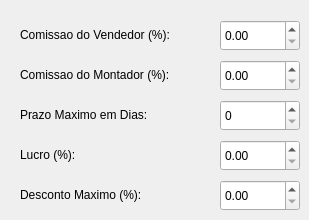
    <widget class="QWidget" name="tab_3">
     <attribute name="title">
      <string>Financeiro</string>
     </attribute>
     <widget class="QLabel" name="label_40">
      <property name="geometry">
       <rect>
        <x>20</x>
        <y>20</y>
        <width>190</width>
        <height>30</height>
       </rect>
      </property>
      <property name="styleSheet">
       <string notr="true"/>
      </property>
      <property name="text">
       <string>Comissao do Vendedor (%):</string>
      </property>
     </widget>
     <widget class="QLabel" name="label_41">
      <property name="geometry">
       <rect>
        <x>20</x>
        <y>60</y>
        <width>190</width>
        <height>30</height>
       </rect>
      </property>
      <property name="styleSheet">
       <string notr="true"/>
      </property>
      <property name="text">
       <string>Comissao do Montador (%):</string>
      </property>
     </widget>
     <widget class="QLabel" name="label_42">
      <property name="geometry">
       <rect>
        <x>20</x>
        <y>100</y>
        <width>190</width>
        <height>30</height>
       </rect>
      </property>
      <property name="styleSheet">
       <string notr="true"/>
      </property>
      <property name="text">
       <string>Prazo Maximo em Dias:</string>
      </property>
     </widget>
     <widget class="QLabel" name="label_43">
      <property name="geometry">
       <rect>
        <x>20</x>
        <y>140</y>
        <width>190</width>
        <height>30</height>
       </rect>
      </property>
      <property name="styleSheet">
       <string notr="true"/>
      </property>
      <property name="text">
       <string>Lucro (%):</string>
      </property>
     </widget>
     <widget class="QLabel" name="label_45">
      <property name="geometry">
       <rect>
        <x>20</x>
        <y>180</y>
        <width>190</width>
        <height>30</height>
       </rect>
      </property>
      <property name="styleSheet">
       <string notr="true"/>
      </property>
      <property name="text">
       <string>Desconto Maximo (%):</string>
      </property>
     </widget>
     <widget class="QDoubleSpinBox" name="doubleSpinBox">
      <property name="geometry">
       <rect>
        <x>220</x>
        <y>20</y>
        <width>80</width>
        <height>31</height>
       </rect>
      </property>
      <property name="styleSheet">
       <string notr="true"/>
      </property>
     </widget>
     <widget class="QDoubleSpinBox" name="doubleSpinBox_3">
      <property name="geometry">
       <rect>
        <x>220</x>
        <y>60</y>
        <width>80</width>
        <height>31</height>
       </rect>
      </property>
      <property name="styleSheet">
       <string notr="true"/>
      </property>
     </widget>
     <widget class="QDoubleSpinBox" name="doubleSpinBox_4">
      <property name="geometry">
       <rect>
        <x>220</x>
        <y>140</y>
        <width>80</width>
        <height>31</height>
       </rect>
      </property>
      <property name="styleSheet">
       <string notr="true"/>
      </property>
     </widget>
     <widget class="QDoubleSpinBox" name="doubleSpinBox_6">
      <property name="geometry">
       <rect>
        <x>220</x>
        <y>180</y>
        <width>80</width>
        <height>31</height>
       </rect>
      </property>
      <property name="styleSheet">
       <string notr="true"/>
      </property>
     </widget>
     <widget class="QDoubleSpinBox" name="doubleSpinBox_22">
      <property name="geometry">
       <rect>
        <x>220</x>
        <y>100</y>
        <width>80</width>
        <height>31</height>
       </rect>
      </property>
      <property name="styleSheet">
       <string notr="true"/>
      </property>
      <property name="decimals">
       <number>0</number>
      </property>
     </widget>
    </widget>
